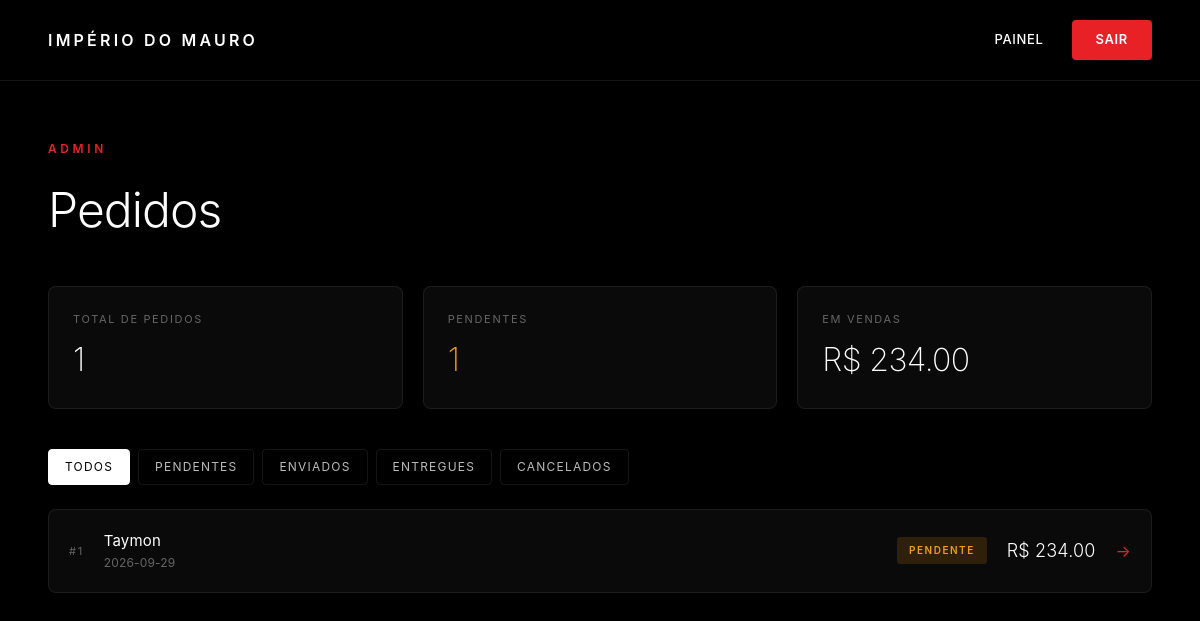
Page /admin/pedidos (signed in) on the committed database.
### tables this page shows
CREATE TABLE pedidos (id INTEGER PRIMARY KEY AUTOINCREMENT, cliente_id INTEGER NOT NULL, nome_entrega TEXT NOT NULL, endereco TEXT NOT NULL, cidade TEXT NOT NULL, cep TEXT NOT NULL, total REAL NOT NULL, status TEXT DEFAULT "pendente", criado_em TIMESTAMP DEFAULT CURRENT_TIMESTAMP);

CREATE TABLE clientes (id INTEGER PRIMARY KEY AUTOINCREMENT, nome TEXT NOT NULL, email TEXT UNIQUE NOT NULL, senha TEXT NOT NULL, criado_em TIMESTAMP DEFAULT CURRENT_TIMESTAMP);

### app.py (the view)
@app.route("/admin/pedidos")
def admin_pedidos():
    if "adm" not in session:
        return redirect(url_for("login"))
    filtro = request.args.get("status", "").strip()
    conn = sqlite3.connect(DB)
    c = conn.cursor()
    if filtro:
        c.execute("""
            SELECT p.id, p.total, p.status, p.criado_em, p.nome_entrega, c.nome
            FROM pedidos p
            JOIN clientes c ON c.id = p.cliente_id
            WHERE p.status = ?
            ORDER BY p.id DESC
        """, (filtro,))
    else:
        c.execute("""
            SELECT p.id, p.total, p.status, p.criado_em, p.nome_entrega, c.nome
            FROM pedidos p
            JOIN clientes c ON c.id = p.cliente_id
            ORDER BY p.id DESC
        """)
    pedidos = c.fetchall()
    c.execute("SELECT COUNT(*) FROM pedidos")
    total_pedidos = c.fetchone()[0]
    c.execute("SELECT COUNT(*) FROM pedidos WHERE status='pendente'")
    pendentes = c.fetchone()[0]
    c.execute("SELECT COALESCE(SUM(total), 0) FROM pedidos WHERE status != 'cancelado'")
    total_vendas = c.fetchone()[0]
    conn.close()
    return render_template("admin_pedidos.html",
                           pedidos=pedidos,
                           filtro=filtro,
                           total_pedidos=total_pedidos,
                           pendentes=pendentes,
                           total_vendas=total_vendas)

### app.py (called while the page is built)
@app.before_request
def checar_manutencao():
    rotas_livres = ["/login", "/manutencao", "/static/favicon.svg"]
    if request.path.startswith("/static/"):
        return
    if request.path in rotas_livres:
        return
    if session.get("adm"):
        return
    if MODO_MANUTENCAO:
        return render_template("manutencao.html"), 503

@app.context_processor
def injetar_contexto():
    carrinho = session.get("carrinho", {})
    total_itens = sum(carrinho.values()) if carrinho else 0
    return {
        "total_carrinho": total_itens,
        "cliente_logado": session.get("cliente_id") is not None,
        "cliente_nome": session.get("cliente_nome", "")
    }

### templates/admin_pedidos.html (shortened to what this page needs)
<!DOCTYPE html>
<html lang="pt-br">
<head>
    <link rel="stylesheet" href="/static/css/style.css">
</head>
<body>
    <nav class="navbar-tesla">
        <a href="/" class="logo">Império do Mauro</a>
        <div class="nav-links" style="margin-left: auto;">
            <a href="/painel">Painel</a>
            <a href="/logout" class="btn-tesla">Sair</a>
        </div>
    </nav>
    <section style="padding: 140px 48px 40px;">
        <div style="max-width: 1200px; margin: 0 auto;">
            <div class="section-header" style="text-align: left; margin-bottom: 40px;">
                <div class="section-label">Admin</div>
                <h1 class="section-title-tesla">Pedidos</h1>
            </div>
            <div class="stats-grid">
                <div class="stat-card">
                    <div class="stat-label">Total de pedidos</div>
                    <div class="stat-value">{{ total_pedidos }}</div>
                </div>
                <div class="stat-card">
                    <div class="stat-label">Pendentes</div>
                    <div class="stat-value" style="color: #f39c12;">{{ pendentes }}</div>
                </div>
                <div class="stat-card">
                    <div class="stat-label">Em vendas</div>
                    <div class="stat-value">R$ {{ "%.2f"|format(total_vendas) }}</div>
                </div>
            </div>
            <div class="filtros">
                <a href="/admin/pedidos" class="filtro-btn {% if not filtro %}ativo{% endif %}">Todos</a>
                <a href="/admin/pedidos?status=pendente" class="filtro-btn {% if filtro == 'pendente' %}ativo{% endif %}">Pendentes</a>
                <a href="/admin/pedidos?status=enviado" class="filtro-btn {% if filtro == 'enviado' %}ativo{% endif %}">Enviados</a>
                <a href="/admin/pedidos?status=entregue" class="filtro-btn {% if filtro == 'entregue' %}ativo{% endif %}">Entregues</a>
                <a href="/admin/pedidos?status=cancelado" class="filtro-btn {% if filtro == 'cancelado' %}ativo{% endif %}">Cancelados</a>
            </div>
            {% if pedidos %}
                {% for p in pedidos %}
                    <a href="/admin/pedido/{{ p[0] }}" class="pedido-row">
                        <span style="font-size: 11px; letter-spacing: 0.15em; text-transform: uppercase; color: var(--gray-500);">#{{ p[0] }}</span>
                        <div>
                            <p style="color: var(--white); font-size: 15px; margin-bottom: 2px;">{{ p[5] }}</p>
                            <p style="color: var(--gray-500); font-size: 12px;">{{ p[3][:10] }}</p>
                        </div>
                        <span class="status-badge status-{{ p[2] }}">{{ p[2] }}</span>
                        <span style="color: var(--white); font-size: 18px; font-weight: 300;">R$ {{ "%.2f"|format(p[1]) }}</span>
                        <span style="color: var(--tesla-red);">→</span>
                    </a>
                {% endfor %}
            {% else %}
                <div style="text-align: center; padding: 80px 20px; background: var(--gray-900); border-radius: 8px; color: var(--gray-500);">
                    <h3 style="font-weight: 300; font-size: 20px;">Nenhum pedido {% if filtro %}com esse status{% endif %} ainda</h3>
                </div>
            {% endif %}
        </div>
    </section>
</body>
</html>

### static/css/style.css (style rules this page uses)
:root { --black: #000000; --white: #ffffff; --gray-900: #0a0a0a; --gray-800: #111111; --gray-700: #1a1a1a; --gray-500: #666666; --gray-400: #888888; --gray-300: #bbbbbb; --tesla-red: #e82127; --tesla-red-hover: #c41c21; --border-subtle: rgba(255,255,255,0.08); --font: -apple-system, BlinkMacSystemFont, 'Segoe UI', 'Inter', 'Helvetica Neue', Arial, sans-serif; }
* { box-sizing: border-box; margin: 0; padding: 0; }
html { scroll-behavior: smooth; }
body { background: var(--black); color: var(--white); font-family: var(--font); font-weight: 400; line-height: 1.5; letter-spacing: 0.01em; -webkit-font-smoothing: antialiased; min-height: 100vh; }
.navbar-tesla { position: fixed; top: 0; left: 0; right: 0; padding: 20px 48px; display: flex; align-items: center; gap: 32px; background: rgba(0,0,0,0.72); backdrop-filter: blur(20px); -webkit-backdrop-filter: blur(20px); z-index: 1000; transition: all 0.3s ease; border-bottom: 1px solid var(--border-subtle); }
.navbar-tesla .logo { font-size: 16px; font-weight: 600; letter-spacing: 0.2em; text-transform: uppercase; color: var(--white); text-decoration: none; white-space: nowrap; }
.navbar-tesla .nav-links { display: flex; align-items: center; gap: 8px; }
.navbar-tesla .nav-links a { color: var(--white); text-decoration: none; font-size: 13px; font-weight: 500; letter-spacing: 0.05em; padding: 10px 20px; border-radius: 4px; transition: all 0.2s; text-transform: uppercase; }
.btn-tesla { background: var(--tesla-red) !important; color: var(--white) !important; padding: 10px 24px !important; border-radius: 4px !important; font-weight: 600 !important; letter-spacing: 0.05em !important; transition: all 0.2s !important; border: none; cursor: pointer; text-decoration: none; display: inline-block; font-size: 13px; text-transform: uppercase; }
.section-header { margin-bottom: 60px; text-align: center; }
.section-label { font-size: 12px; letter-spacing: 0.3em; text-transform: uppercase; color: var(--tesla-red); font-weight: 600; margin-bottom: 16px; }
.section-title-tesla { font-size: clamp(28px, 4vw, 48px); font-weight: 300; letter-spacing: -0.02em; color: var(--white); }

### templates/admin_pedidos.html (style rules this page uses)
.stats-grid { display: grid; grid-template-columns: repeat(auto-fit, minmax(200px, 1fr)); gap: 20px; margin-bottom: 40px; }
.stat-card { background: var(--gray-900); border: 1px solid var(--border-subtle); border-radius: 8px; padding: 24px; }
.stat-label { font-size: 11px; letter-spacing: 0.15em; text-transform: uppercase; color: var(--gray-500); margin-bottom: 8px; }
.stat-value { font-size: 32px; font-weight: 200; color: var(--white); letter-spacing: -0.02em; }
.pedido-row { background: var(--gray-900); border: 1px solid var(--border-subtle); border-radius: 8px; padding: 20px; margin-bottom: 12px; display: grid; grid-template-columns: auto 1fr auto auto auto; gap: 20px; align-items: center; text-decoration: none; color: inherit; transition: all 0.2s; }
.filtros { display: flex; gap: 8px; margin-bottom: 24px; flex-wrap: wrap; }
.filtro-btn { padding: 8px 16px; background: transparent; border: 1px solid var(--border-subtle); color: var(--gray-300); border-radius: 4px; text-decoration: none; font-size: 12px; letter-spacing: 0.1em; text-transform: uppercase; transition: all 0.2s; }
.filtro-btn:hover, .filtro-btn.ativo { background: var(--white); color: var(--black); border-color: var(--white); }
.status-badge { font-size: 10px; letter-spacing: 0.15em; text-transform: uppercase; font-weight: 600; padding: 6px 12px; border-radius: 3px; }
.status-pendente { background: rgba(243,156,18,0.15); color: #f39c12; }

### rows in the picture
pedidos: id "1", nome "Taymon", criado_em "2026-09-29", status "PENDENTE", total "234.00"

### other values in the picture
{{ total_pedidos }} "1"
{{ pendentes }} "1"
{{ "%.2f"|format(total_vendas) }} "234.00"
